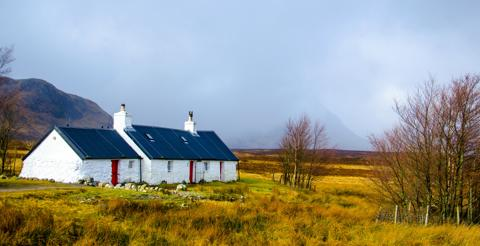
#> input picture HW3/MLLAB3/hw3.jpg, 480 x 246 px, found by its file name
$ jupyter execute MLLAB3_3.ipynb
#> lines starting #> are read from the running program, lines starting #| are printed output that depends on the picture
# 讀檔

[cell 1]
import numpy as np
import pandas as pd
import math
from numpy.linalg import inv
from matplotlib import pyplot as plt
import cv2
import random
img = cv2.imread('HW3.jpg')
#> img is the input picture: shape (246, 480, 3); mean B, G, R 141.3, 150.3, 147.9
height=60
width=120
img = cv2.resize(img, (width, height), interpolation=cv2.INTER_CUBIC)
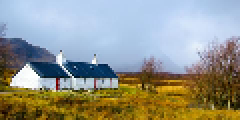
#> img: shape (60, 120, 3) (shown 2 times larger); mean B, G, R 141.3, 150.2, 147.9
img_rgb = img[:,:,::-1]
print( img_rgb.shape )
#| (60, 120, 3)
plt.imshow(img_rgb)
plt.show()

# K-means 參數 函數

[cell 2]
def cal_dis(x1,y1,z1,x2,y2,z2):
    return ((x1-x2)**2+(y1-y2)**2+(z1-z2)**2)**0.5
f = open('A.txt', 'w', encoding = 'UTF-8')
k=20
kmeans_iteration=10
uk=np.ones((k,3))
rnk=np.zeros((height,width))
for i in range(k):
    for j in range(3):
        uk[i][j]=random.randint(0,256)
